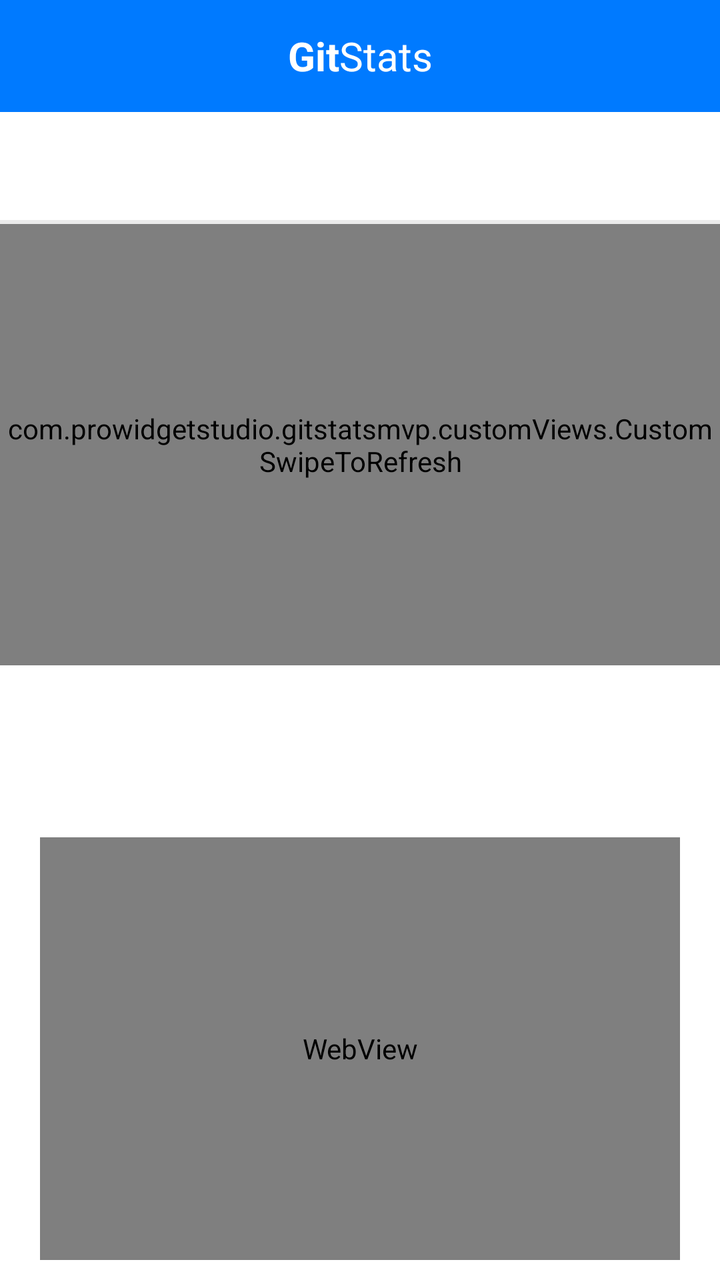
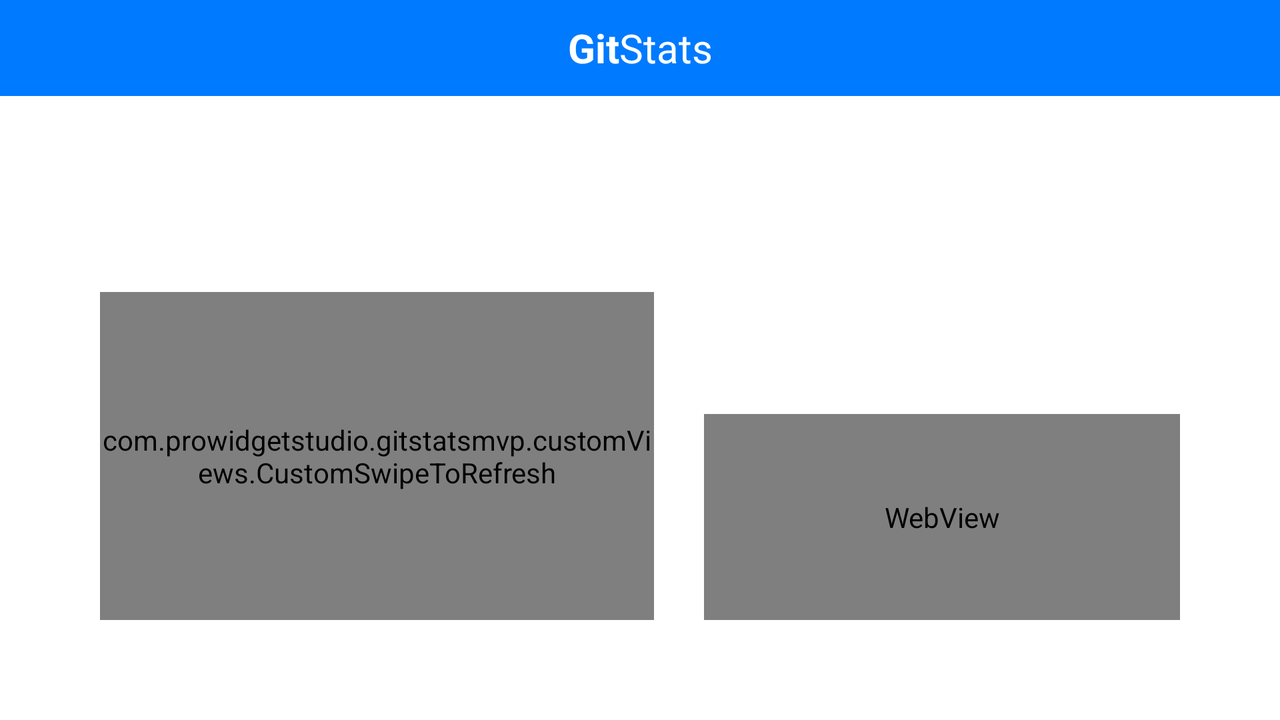

An Android layout and its configuration variant, each rendered on a device that would load it. The default file and the variant file are quoted in full after the pictures.
<!-- AndroidManifest.xml: application theme LoginTheme -->
<!-- res/layout/activity_tabbed.xml -->
<?xml version="1.0" encoding="utf-8"?>
<android.support.constraint.ConstraintLayout xmlns:android="http://schemas.android.com/apk/res/android"
    xmlns:app="http://schemas.android.com/apk/res-auto"
    xmlns:tools="http://schemas.android.com/tools"
    android:id="@+id/main_content"
    android:layout_width="match_parent"
    android:layout_height="match_parent"
    android:fitsSystemWindows="true"
    android:background="@android:color/white"
    tools:context="com.prowidgetstudio.gitstatsmvp.home.TabbedActivity">


    <android.support.v7.widget.Toolbar
        android:id="@+id/toolbar"
        android:layout_width="match_parent"
        android:layout_height="wrap_content"
        android:layout_alignParentTop="true"
        android:background="@color/plava"
        android:minHeight="?attr/actionBarSize"
        android:theme="@style/ThemeOverlay.AppCompat.Dark.ActionBar"
        app:layout_constraintEnd_toEndOf="parent"
        app:layout_constraintStart_toStartOf="parent"
        app:layout_constraintTop_toTopOf="parent"
        app:popupTheme="@style/ThemeOverlay.AppCompat.Light">

        <TextView
            android:layout_width="wrap_content"
            android:layout_height="wrap_content"
            android:layout_gravity="center"
            android:text="Git"
            android:textColor="@android:color/white"
            android:textSize="20dp"
            android:textStyle="bold" />

        <TextView
            android:layout_width="wrap_content"
            android:layout_height="wrap_content"
            android:layout_gravity="center"
            android:text="Stats"
            android:textColor="@android:color/white"
            android:textSize="20dp"
            android:textStyle="normal" />

    </android.support.v7.widget.Toolbar>


    <android.support.design.widget.TabLayout
        android:id="@+id/tab_layout"
        android:layout_width="match_parent"
        android:layout_height="wrap_content"
        android:background="@drawable/tab_layout_background"
        android:minHeight="?attr/actionBarSize"
        android:theme="@style/ThemeOverlay.AppCompat.Dark.ActionBar"
        app:layout_constraintEnd_toEndOf="parent"
        app:layout_constraintStart_toStartOf="parent"
        app:layout_constraintTop_toBottomOf="@id/toolbar"
        app:tabTextAppearance="@style/TabLayoutTheme"
        tools:layout_editor_absoluteY="56dp" />

    <LinearLayout
        android:id="@+id/dummy_layout"
        android:layout_width="wrap_content"
        android:layout_height="wrap_content"
        android:orientation="vertical"
        app:layout_constraintEnd_toEndOf="parent"
        app:layout_constraintStart_toStartOf="parent"
        app:layout_constraintTop_toBottomOf="@id/tab_layout">

        <TextView
            android:layout_width="wrap_content"
            android:layout_height="wrap_content"
            android:layout_marginLeft="25dp"
            android:layout_marginTop="25dp"
            android:gravity="left"
            android:text="@string/todayTotal"
            android:textAlignment="gravity"
            android:textColor="@color/transparentna"
            android:textSize="12sp"
            app:layout_constraintBaseline_toBaselineOf="@+id/date"
            app:layout_constraintStart_toStartOf="parent" />

        <TextView
            android:layout_width="wrap_content"
            android:layout_height="wrap_content"
            android:layout_marginLeft="25dp"
            android:gravity="left"
            android:textAlignment="gravity"
            android:textColor="@color/transparentna"
            android:textSize="20sp"
            app:layout_constraintStart_toStartOf="parent"
            app:layout_constraintTop_toBottomOf="@+id/todayTotal" />

        <ProgressBar
            style="@style/CustomProgressBarPlava"
            android:layout_width="wrap_content"
            android:layout_height="wrap_content"
            android:layout_marginLeft="25dp"
            app:layout_constraintEnd_toStartOf="@+id/guideline"
            app:layout_constraintHorizontal_bias="0.3"
            app:layout_constraintStart_toStartOf="parent"
            app:layout_constraintTop_toBottomOf="@+id/count"
            android:visibility="invisible"/>

        <View
            android:layout_width="match_parent"
            android:layout_height="132dp"/>

        <TextView
            android:layout_width="wrap_content"
            android:layout_height="wrap_content"
            android:text="0"
            android:textColor="@color/transparentna"
            android:textSize="12sp" />

    </LinearLayout>

    <com.prowidgetstudio.gitstatsmvp.customViews.CustomSwipeToRefresh
        android:id="@+id/swipeContainer"
        android:layout_width="match_parent"
        android:layout_height="0dp"
        app:layout_constraintEnd_toEndOf="parent"
        app:layout_constraintStart_toStartOf="parent"
        app:layout_constraintTop_toBottomOf="@id/tab_layout"
        app:layout_constraintBottom_toBottomOf="@id/dummy_layout">


        <com.prowidgetstudio.gitstatsmvp.customViews.LockableViewPager
            android:id="@+id/pager"
            android:layout_width="match_parent"
            android:layout_height="wrap_content">

        </com.prowidgetstudio.gitstatsmvp.customViews.LockableViewPager>

    </com.prowidgetstudio.gitstatsmvp.customViews.CustomSwipeToRefresh>

    

    <LinearLayout
        android:id="@+id/info"
        android:layout_width="match_parent"
        android:layout_height="0dp"
        android:orientation="vertical"
        android:layout_marginTop="25dp"
        android:layout_marginBottom="10dp"
        android:layout_marginLeft="20dp"
        android:layout_marginRight="20dp"
        app:layout_constraintBottom_toBottomOf="parent"
        app:layout_constraintEnd_toEndOf="parent"
        app:layout_constraintStart_toStartOf="parent"
        app:layout_constraintTop_toBottomOf="@+id/swipeContainer">

        <TextView
            android:id="@+id/fullName"
            android:layout_width="wrap_content"
            android:layout_height="wrap_content"
            android:textAllCaps="true"
            android:textColor="@color/tamni_text"
            android:textSize="18sp"
            android:textStyle="bold"
            android:layout_marginLeft="7dp"
            app:layout_constraintStart_toStartOf="parent"
            app:layout_constraintTop_toBottomOf="@+id/chartLayout" />

        <TextView
            android:id="@+id/description"
            android:layout_width="wrap_content"
            android:layout_height="wrap_content"
            android:fontFamily="sans-serif-condensed"
            android:textColor="@color/tamni_text"
            android:textSize="16sp"
            android:layout_marginLeft="7dp"
            app:layout_constraintStart_toStartOf="parent"
            app:layout_constraintTop_toBottomOf="@+id/fullName" />


        <WebView
            android:id="@+id/webView"
            android:layout_width="match_parent"
            android:layout_height="0dp"
            android:layout_weight="1"
            android:layout_marginTop="15dp"
            android:background="@color/transparentna"
            app:layout_constraintBottom_toBottomOf="parent"
            app:layout_constraintEnd_toEndOf="parent"
            app:layout_constraintStart_toStartOf="parent"
            app:layout_constraintTop_toBottomOf="@+id/description" />

    </LinearLayout>

    <RelativeLayout
        android:id="@+id/downloadLayout"
        android:layout_width="match_parent"
        android:layout_height="0dp"
        android:background="#B0000000"
        android:visibility="gone"
        app:layout_constraintBottom_toBottomOf="parent"
        app:layout_constraintEnd_toEndOf="parent"
        app:layout_constraintStart_toStartOf="parent"
        app:layout_constraintTop_toBottomOf="@+id/tab_layout">

        <LinearLayout
            android:layout_width="wrap_content"
            android:layout_height="wrap_content"
            android:layout_centerHorizontal="true"
            android:layout_centerVertical="true"
            android:orientation="vertical">

            <ProgressBar
                android:id="@+id/progressBar"
                style="?android:attr/progressBarStyle"
                android:layout_width="wrap_content"
                android:layout_height="wrap_content"
                android:layout_gravity="center_horizontal"
                android:theme="@style/ProgressTheme" />

            <TextView
                android:id="@+id/downloadText"
                android:layout_width="wrap_content"
                android:layout_height="wrap_content"
                android:text="@string/commitsDownloaded"
                android:textColor="@android:color/white"
                android:textSize="14sp" />

            <TextView
                android:id="@+id/downloaded"
                android:layout_width="wrap_content"
                android:layout_height="wrap_content"
                android:layout_gravity="center_horizontal"
                android:textColor="@android:color/white"
                android:textSize="18sp" />

            <Button
                android:layout_width="wrap_content"
                android:layout_height="wrap_content"
                android:layout_gravity="center_horizontal"
                android:layout_marginTop="25dp"
                android:background="@drawable/okvir_button"
                android:text="@string/stop"
                android:onClick="stopDownload"
                android:textColor="@android:color/white" />

        </LinearLayout>

    </RelativeLayout>

    <android.support.constraint.Guideline
        android:id="@+id/guideline2"
        android:layout_width="wrap_content"
        android:layout_height="wrap_content"
        android:orientation="horizontal"
        app:layout_constraintGuide_percent="0.6" />


</android.support.constraint.ConstraintLayout>
<!-- resources referenced by this layout -->
<resources>
  <color name="plava">#007AFF</color>
  <color name="tamni_text">#43484D</color>
  <color name="transparentna">#00000000</color>
  <!-- drawable okvir_button (drawable) -->
  <?xml version="1.0" encoding="UTF-8"?>
  <shape xmlns:android="http://schemas.android.com/apk/res/android">
  
      <solid
          android:color="#00FFFFFF"/>
  
      <stroke
          android:width="2dp"
          android:color="@android:color/white" />
  
      <padding
          android:left="2dp"
          android:top="2dp"
          android:right="2dp"
          android:bottom="2dp"/>
  
      <corners
          android:bottomRightRadius="10dp"
          android:bottomLeftRadius="10dp"
          android:topLeftRadius="10dp"
          android:topRightRadius="10dp"/>
  </shape>
  <!-- drawable tab_layout_background (drawable) -->
  <layer-list xmlns:android="http://schemas.android.com/apk/res/android">
  
      <item android:top="-10dp" android:right="-10dp" android:left="-10dp">
          <shape xmlns:android="http://schemas.android.com/apk/res/android"
              android:shape="rectangle">
              <solid android:color="@android:color/white" />
              <stroke
                  android:width="2dp"
                  android:color="@color/svijetlo_siva" />
          </shape>
      </item>
  
  </layer-list>
  <string name="commitsDownloaded">Commits downloaded:</string>
  <string name="stop">Stop</string>
  <string name="todayTotal">Today total</string>
  <style name="CustomProgressBarPlava" parent="android:Widget.ProgressBar.Horizontal">
          <item name="android:progressDrawable">@drawable/progress_plava</item>
          <item name="android:minHeight">4dip</item>
          <item name="android:maxHeight">4dip</item>
      </style>
  <style name="ProgressTheme" parent="ThemeOverlay.AppCompat.Light">
          <item name="colorAccent">#FFFFFF</item>
      </style>
  <style name="TabLayoutTheme" parent="@android:style/TextAppearance.Widget.TabWidget">
          <item name="android:textSize">16sp</item>
      </style>
  <style name="LoginTheme" parent="@style/Theme.AppCompat.Light.NoActionBar">
          <item name="android:windowNoTitle">true</item>
          <item name="android:windowActionBar">false</item>
          <item name="android:windowFullscreen">true</item>
          <item name="android:windowContentOverlay">@null</item>
      </style>
  <color name="svijetlo_siva">#EBEBEB</color>
  <!-- drawable progress_plava (drawable) -->
  <layer-list xmlns:android="http://schemas.android.com/apk/res/android">
  
      <item android:id="@android:id/background">
          <shape>
              <corners android:radius="5dip" />
              <gradient
                  android:startColor="@color/svijetlo_siva"
                  android:centerColor="@color/svijetlo_siva"
                  android:centerY="0.75"
                  android:endColor="@color/svijetlo_siva"
                  android:angle="270"
                  />
          </shape>
      </item>
  
      <item android:id="@android:id/secondaryProgress">
          <clip>
              <shape>
                  <corners android:radius="5dip" />
                  <gradient
                      android:startColor="@color/svijetlo_siva"
                      android:centerColor="@color/svijetlo_siva"
                      android:centerY="0.75"
                      android:endColor="@color/svijetlo_siva"
                      android:angle="270"
                      />
              </shape>
          </clip>
      </item>
  
      <item android:id="@android:id/progress">
          <clip>
              <shape>
                  <corners
                      android:radius="5dip" />
                  <gradient
                      android:startColor="@color/plava"
                      android:endColor="@color/plava"
                      android:angle="0"
                      />
              </shape>
          </clip>
      </item>
  
  </layer-list>
</resources>
<!-- res/layout-land/activity_tabbed.xml (the repository's variant of the layout above) -->
<!-- drawn on the phone turned sideways -->
<?xml version="1.0" encoding="utf-8"?>
<android.support.constraint.ConstraintLayout xmlns:android="http://schemas.android.com/apk/res/android"
    xmlns:app="http://schemas.android.com/apk/res-auto"
    xmlns:tools="http://schemas.android.com/tools"
    android:id="@+id/main_content"
    android:layout_width="match_parent"
    android:layout_height="match_parent"
    android:background="@android:color/white"
    android:fitsSystemWindows="true"
    tools:context="com.prowidgetstudio.gitstatsmvp.home.TabbedActivity">


    <android.support.v7.widget.Toolbar
        android:id="@+id/toolbar"
        android:layout_width="match_parent"
        android:layout_height="wrap_content"
        android:layout_alignParentTop="true"
        android:background="@color/plava"
        android:minHeight="?attr/actionBarSize"
        android:theme="@style/ThemeOverlay.AppCompat.Dark.ActionBar"
        app:layout_constraintEnd_toEndOf="parent"
        app:layout_constraintStart_toStartOf="parent"
        app:layout_constraintTop_toTopOf="parent"
        app:popupTheme="@style/ThemeOverlay.AppCompat.Light">

        <TextView
            android:layout_width="wrap_content"
            android:layout_height="wrap_content"
            android:layout_gravity="center"
            android:text="Git"
            android:textColor="@android:color/white"
            android:textSize="20dp"
            android:textStyle="bold" />

        <TextView
            android:id="@+id/title2"
            android:layout_width="wrap_content"
            android:layout_height="wrap_content"
            android:layout_gravity="center"
            android:text="Stats"
            android:textColor="@android:color/white"
            android:textSize="20dp"
            android:textStyle="normal" />

    </android.support.v7.widget.Toolbar>


    <android.support.design.widget.TabLayout
        android:id="@+id/tab_layout"
        android:layout_width="wrap_content"
        android:layout_height="wrap_content"
        android:background="@drawable/tab_layout_background"
        android:minHeight="?attr/actionBarSize"
        android:theme="@style/ThemeOverlay.AppCompat.Dark.ActionBar"
        app:layout_constraintEnd_toEndOf="parent"
        app:layout_constraintStart_toStartOf="parent"
        app:layout_constraintTop_toBottomOf="@id/toolbar"
        app:tabTextAppearance="@style/TabLayoutTheme"
        tools:layout_editor_absoluteY="56dp" />

    <com.prowidgetstudio.gitstatsmvp.customViews.CustomSwipeToRefresh
        android:id="@+id/swipeContainer"
        android:layout_width="0dp"
        android:layout_height="0dp"
        android:layout_marginTop="50dp"
        android:layout_marginBottom="50dp"
        android:layout_marginLeft="50dp"
        android:layout_marginRight="25dp"
        app:layout_constraintBottom_toBottomOf="parent"
        app:layout_constraintEnd_toStartOf="@id/guideline3"
        app:layout_constraintStart_toStartOf="parent"
        app:layout_constraintTop_toBottomOf="@id/tab_layout">


        <com.prowidgetstudio.gitstatsmvp.customViews.LockableViewPager
            android:id="@+id/pager"
            android:layout_width="match_parent"
            android:layout_height="wrap_content">

        </com.prowidgetstudio.gitstatsmvp.customViews.LockableViewPager>

    </com.prowidgetstudio.gitstatsmvp.customViews.CustomSwipeToRefresh>

    

    <LinearLayout
        android:id="@+id/info"
        android:layout_width="0dp"
        android:layout_height="0dp"
        android:layout_marginBottom="50dp"
        android:layout_marginTop="50dp"
        android:layout_marginRight="50dp"
        android:orientation="vertical"
        app:layout_constraintBottom_toBottomOf="parent"
        app:layout_constraintStart_toEndOf="@id/guideline3"
        app:layout_constraintEnd_toEndOf="parent"
        app:layout_constraintTop_toBottomOf="@+id/tab_layout">

        <TextView
            android:id="@+id/fullName"
            android:layout_width="wrap_content"
            android:layout_height="wrap_content"
            android:layout_marginLeft="7dp"
            android:textAllCaps="true"
            android:textColor="@color/tamni_text"
            android:textSize="18sp"
            android:textStyle="bold"
            app:layout_constraintStart_toStartOf="parent"
            app:layout_constraintTop_toBottomOf="@+id/chartLayout" />

        <TextView
            android:id="@+id/description"
            android:layout_width="wrap_content"
            android:layout_height="wrap_content"
            android:layout_marginLeft="7dp"
            android:fontFamily="sans-serif-condensed"
            android:textColor="@color/tamni_text"
            android:textSize="16sp"
            app:layout_constraintStart_toStartOf="parent"
            app:layout_constraintTop_toBottomOf="@+id/fullName" />


        <WebView
            android:id="@+id/webView"
            android:layout_width="match_parent"
            android:layout_height="0dp"
            android:layout_marginTop="15dp"
            android:layout_weight="1"
            android:background="@color/transparentna"
            app:layout_constraintBottom_toBottomOf="parent"
            app:layout_constraintEnd_toEndOf="parent"
            app:layout_constraintStart_toStartOf="parent"
            app:layout_constraintTop_toBottomOf="@+id/description" />

    </LinearLayout>

    <RelativeLayout
        android:id="@+id/downloadLayout"
        android:layout_width="match_parent"
        android:layout_height="0dp"
        android:background="#B0000000"
        android:visibility="gone"
        app:layout_constraintBottom_toBottomOf="parent"
        app:layout_constraintEnd_toEndOf="parent"
        app:layout_constraintStart_toStartOf="parent"
        app:layout_constraintTop_toBottomOf="@+id/tab_layout">

        <LinearLayout
            android:layout_width="wrap_content"
            android:layout_height="wrap_content"
            android:layout_centerHorizontal="true"
            android:layout_centerVertical="true"
            android:orientation="vertical">

            <ProgressBar
                android:id="@+id/progressBar"
                style="?android:attr/progressBarStyle"
                android:layout_width="wrap_content"
                android:layout_height="wrap_content"
                android:layout_gravity="center_horizontal"
                android:theme="@style/ProgressTheme" />

            <TextView
                android:id="@+id/downloadText"
                android:layout_width="wrap_content"
                android:layout_height="wrap_content"
                android:text="@string/commitsDownloaded"
                android:textColor="@android:color/white"
                android:textSize="14sp" />

            <TextView
                android:id="@+id/downloaded"
                android:layout_width="wrap_content"
                android:layout_height="wrap_content"
                android:layout_gravity="center_horizontal"
                android:textColor="@android:color/white"
                android:textSize="18sp" />

            <Button
                android:layout_width="wrap_content"
                android:layout_height="wrap_content"
                android:layout_gravity="center_horizontal"
                android:layout_marginTop="25dp"
                android:background="@drawable/okvir_button"
                android:onClick="stopDownload"
                android:text="@string/stop"
                android:textColor="@android:color/white" />

        </LinearLayout>

    </RelativeLayout>

    <android.support.constraint.Guideline
        android:id="@+id/guideline3"
        android:layout_width="wrap_content"
        android:layout_height="wrap_content"
        android:orientation="vertical"
        app:layout_constraintGuide_percent="0.55" />


</android.support.constraint.ConstraintLayout>
<!-- resources referenced by the variant -->
<!-- as the phone turned sideways resolves them -->
<resources>
  <color name="plava">#007AFF</color>
  <color name="tamni_text">#43484D</color>
  <color name="transparentna">#00000000</color>
  <!-- drawable okvir_button (drawable) -->
  <?xml version="1.0" encoding="UTF-8"?>
  <shape xmlns:android="http://schemas.android.com/apk/res/android">
  
      <solid
          android:color="#00FFFFFF"/>
  
      <stroke
          android:width="2dp"
          android:color="@android:color/white" />
  
      <padding
          android:left="2dp"
          android:top="2dp"
          android:right="2dp"
          android:bottom="2dp"/>
  
      <corners
          android:bottomRightRadius="10dp"
          android:bottomLeftRadius="10dp"
          android:topLeftRadius="10dp"
          android:topRightRadius="10dp"/>
  </shape>
  <!-- drawable tab_layout_background (drawable) -->
  <layer-list xmlns:android="http://schemas.android.com/apk/res/android">
  
      <item android:top="-10dp" android:right="-10dp" android:left="-10dp">
          <shape xmlns:android="http://schemas.android.com/apk/res/android"
              android:shape="rectangle">
              <solid android:color="@android:color/white" />
              <stroke
                  android:width="2dp"
                  android:color="@color/svijetlo_siva" />
          </shape>
      </item>
  
  </layer-list>
  <string name="commitsDownloaded">Commits downloaded:</string>
  <string name="stop">Stop</string>
  <style name="ProgressTheme" parent="ThemeOverlay.AppCompat.Light">
          <item name="colorAccent">#FFFFFF</item>
      </style>
  <style name="TabLayoutTheme" parent="@android:style/TextAppearance.Widget.TabWidget">
          <item name="android:textSize">16sp</item>
      </style>
  <style name="LoginTheme" parent="@style/Theme.AppCompat.Light.NoActionBar">
          <item name="android:windowNoTitle">true</item>
          <item name="android:windowActionBar">false</item>
          <item name="android:windowFullscreen">true</item>
          <item name="android:windowContentOverlay">@null</item>
      </style>
  <color name="svijetlo_siva">#EBEBEB</color>
</resources>
